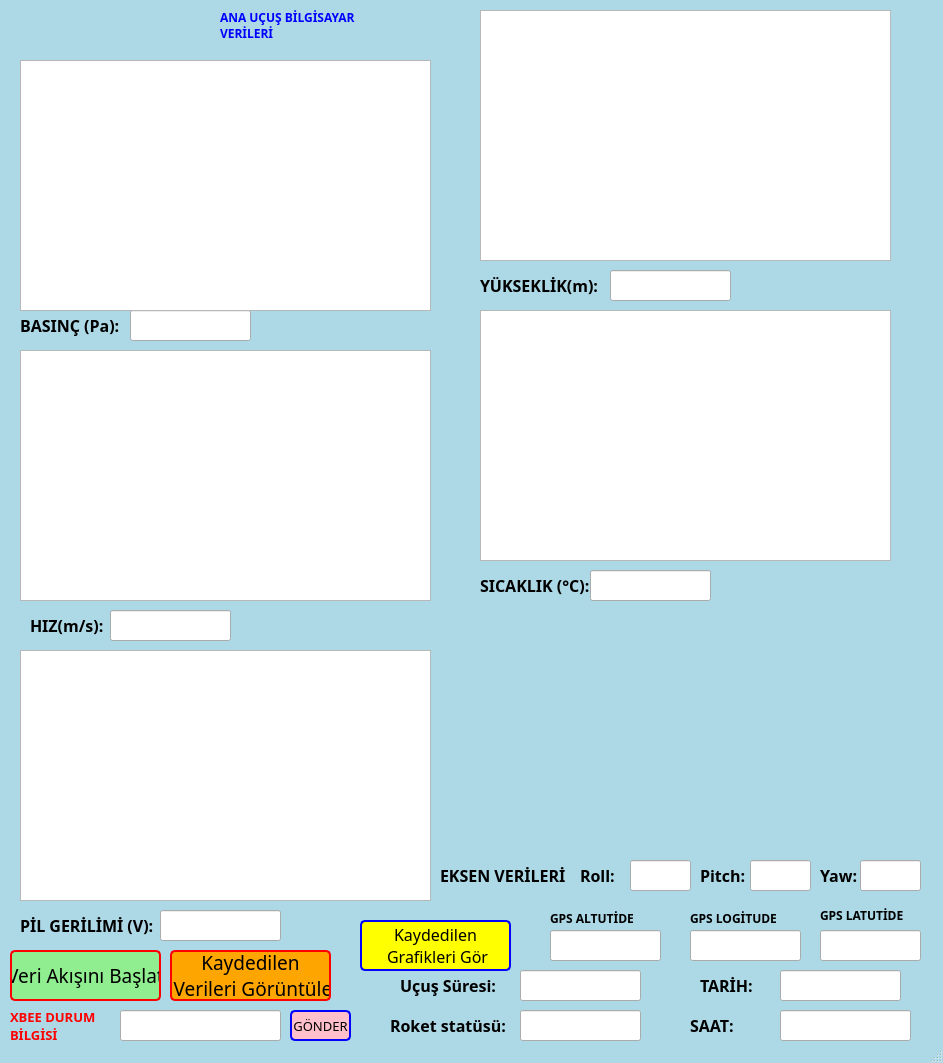
<?xml version="1.0" encoding="UTF-8"?>
<ui version="4.0">
 <class>mainWindow</class>
 <widget class="QMainWindow" name="mainWindow">
  <property name="geometry">
   <rect>
    <x>0</x>
    <y>0</y>
    <width>943</width>
    <height>1063</height>
   </rect>
  </property>
  <property name="sizePolicy">
   <sizepolicy hsizetype="Preferred" vsizetype="Preferred">
    <horstretch>100</horstretch>
    <verstretch>100</verstretch>
   </sizepolicy>
  </property>
  <property name="windowTitle">
   <string>St Focount</string>
  </property>
  <property name="styleSheet">
   <string notr="true">QMainWindow{
background-color: lightblue;
}</string>
  </property>
  <widget class="QWidget" name="centralwidget">
   <widget class="QLabel" name="label_14">
    <property name="geometry">
     <rect>
      <x>220</x>
      <y>10</y>
      <width>161</width>
      <height>31</height>
     </rect>
    </property>
    <property name="font">
     <font>
      <family>Segoe UI Black</family>
      <pointsize>9</pointsize>
      <weight>75</weight>
      <bold>true</bold>
     </font>
    </property>
    <property name="styleSheet">
     <string notr="true">QLabel {
color:blue;
}</string>
    </property>
    <property name="text">
     <string>ANA UÇUŞ BİLGİSAYAR 
VERİLERİ</string>
    </property>
   </widget>
   <widget class="QLabel" name="label_15">
    <property name="geometry">
     <rect>
      <x>480</x>
      <y>570</y>
      <width>121</width>
      <height>31</height>
     </rect>
    </property>
    <property name="font">
     <font>
      <family>Segoe UI Black</family>
      <pointsize>12</pointsize>
      <weight>75</weight>
      <bold>true</bold>
     </font>
    </property>
    <property name="text">
     <string>SICAKLIK (°C):</string>
    </property>
   </widget>
   <widget class="QLabel" name="label_16">
    <property name="geometry">
     <rect>
      <x>690</x>
      <y>910</y>
      <width>121</width>
      <height>16</height>
     </rect>
    </property>
    <property name="font">
     <font>
      <family>Segoe UI Black</family>
      <weight>75</weight>
      <bold>true</bold>
     </font>
    </property>
    <property name="text">
     <string>GPS LOGİTUDE</string>
    </property>
   </widget>
   <widget class="QLabel" name="label_17">
    <property name="geometry">
     <rect>
      <x>440</x>
      <y>860</y>
      <width>141</width>
      <height>31</height>
     </rect>
    </property>
    <property name="font">
     <font>
      <family>Segoe UI Black</family>
      <pointsize>12</pointsize>
      <weight>75</weight>
      <bold>true</bold>
     </font>
    </property>
    <property name="text">
     <string>EKSEN VERİLERİ</string>
    </property>
   </widget>
   <widget class="QLabel" name="label_23">
    <property name="geometry">
     <rect>
      <x>20</x>
      <y>310</y>
      <width>131</width>
      <height>31</height>
     </rect>
    </property>
    <property name="font">
     <font>
      <family>Segoe UI Black</family>
      <pointsize>12</pointsize>
      <weight>75</weight>
      <bold>true</bold>
     </font>
    </property>
    <property name="text">
     <string>BASINÇ (Pa):</string>
    </property>
   </widget>
   <widget class="QLineEdit" name="lineEdit_12">
    <property name="geometry">
     <rect>
      <x>820</x>
      <y>930</y>
      <width>101</width>
      <height>31</height>
     </rect>
    </property>
    <property name="font">
     <font>
      <pointsize>12</pointsize>
     </font>
    </property>
   </widget>
   <widget class="GraphicsLayoutWidget" name="graphicsView_6">
    <property name="geometry">
     <rect>
      <x>20</x>
      <y>650</y>
      <width>411</width>
      <height>251</height>
     </rect>
    </property>
   </widget>
   <widget class="QLineEdit" name="lineEdit_3">
    <property name="geometry">
     <rect>
      <x>130</x>
      <y>310</y>
      <width>121</width>
      <height>31</height>
     </rect>
    </property>
    <property name="font">
     <font>
      <pointsize>12</pointsize>
      <weight>75</weight>
      <bold>true</bold>
     </font>
    </property>
   </widget>
   <widget class="QLabel" name="label_24">
    <property name="geometry">
     <rect>
      <x>550</x>
      <y>910</y>
      <width>121</width>
      <height>16</height>
     </rect>
    </property>
    <property name="font">
     <font>
      <family>Segoe UI Black</family>
      <weight>75</weight>
      <bold>true</bold>
     </font>
    </property>
    <property name="text">
     <string>GPS ALTUTİDE</string>
    </property>
   </widget>
   <widget class="QLabel" name="label_25">
    <property name="geometry">
     <rect>
      <x>820</x>
      <y>860</y>
      <width>51</width>
      <height>31</height>
     </rect>
    </property>
    <property name="font">
     <font>
      <family>Segoe UI Black</family>
      <pointsize>12</pointsize>
      <weight>75</weight>
      <bold>true</bold>
     </font>
    </property>
    <property name="text">
     <string>Yaw:</string>
    </property>
   </widget>
   <widget class="QLineEdit" name="lineEdit_18">
    <property name="geometry">
     <rect>
      <x>520</x>
      <y>970</y>
      <width>121</width>
      <height>31</height>
     </rect>
    </property>
    <property name="font">
     <font>
      <pointsize>12</pointsize>
     </font>
    </property>
    <property name="text">
     <string/>
    </property>
   </widget>
   <widget class="QLabel" name="label_26">
    <property name="geometry">
     <rect>
      <x>20</x>
      <y>910</y>
      <width>151</width>
      <height>31</height>
     </rect>
    </property>
    <property name="font">
     <font>
      <family>Segoe UI Black</family>
      <pointsize>12</pointsize>
      <weight>75</weight>
      <bold>true</bold>
     </font>
    </property>
    <property name="text">
     <string>PİL GERİLİMİ (V):</string>
    </property>
   </widget>
   <widget class="QLineEdit" name="lineEdit_14">
    <property name="geometry">
     <rect>
      <x>160</x>
      <y>910</y>
      <width>121</width>
      <height>31</height>
     </rect>
    </property>
    <property name="font">
     <font>
      <pointsize>12</pointsize>
      <weight>75</weight>
      <bold>true</bold>
     </font>
    </property>
   </widget>
   <widget class="QLabel" name="label_27">
    <property name="geometry">
     <rect>
      <x>820</x>
      <y>900</y>
      <width>121</width>
      <height>31</height>
     </rect>
    </property>
    <property name="font">
     <font>
      <family>Segoe UI Black</family>
      <weight>75</weight>
      <bold>true</bold>
     </font>
    </property>
    <property name="text">
     <string>GPS LATUTİDE</string>
    </property>
   </widget>
   <widget class="GraphicsLayoutWidget" name="graphicsView_7">
    <property name="geometry">
     <rect>
      <x>20</x>
      <y>350</y>
      <width>411</width>
      <height>251</height>
     </rect>
    </property>
   </widget>
   <widget class="QLineEdit" name="lineEdit_20">
    <property name="geometry">
     <rect>
      <x>520</x>
      <y>1010</y>
      <width>121</width>
      <height>31</height>
     </rect>
    </property>
    <property name="font">
     <font>
      <pointsize>12</pointsize>
      <weight>75</weight>
      <bold>true</bold>
     </font>
    </property>
    <property name="text">
     <string/>
    </property>
   </widget>
   <widget class="QLabel" name="label_28">
    <property name="geometry">
     <rect>
      <x>390</x>
      <y>1010</y>
      <width>131</width>
      <height>31</height>
     </rect>
    </property>
    <property name="font">
     <font>
      <family>Segoe UI Black</family>
      <pointsize>12</pointsize>
      <weight>75</weight>
      <bold>true</bold>
     </font>
    </property>
    <property name="text">
     <string>Roket statüsü:</string>
    </property>
   </widget>
   <widget class="QLineEdit" name="lineEdit_21">
    <property name="geometry">
     <rect>
      <x>630</x>
      <y>860</y>
      <width>61</width>
      <height>31</height>
     </rect>
    </property>
    <property name="font">
     <font>
      <pointsize>12</pointsize>
      <weight>75</weight>
      <bold>true</bold>
     </font>
    </property>
   </widget>
   <widget class="GraphicsLayoutWidget" name="graphicsView_8">
    <property name="geometry">
     <rect>
      <x>480</x>
      <y>10</y>
      <width>411</width>
      <height>251</height>
     </rect>
    </property>
   </widget>
   <widget class="QLineEdit" name="lineEdit_22">
    <property name="geometry">
     <rect>
      <x>110</x>
      <y>610</y>
      <width>121</width>
      <height>31</height>
     </rect>
    </property>
    <property name="font">
     <font>
      <pointsize>12</pointsize>
      <weight>75</weight>
      <bold>true</bold>
     </font>
    </property>
   </widget>
   <widget class="QLineEdit" name="lineEdit_23">
    <property name="geometry">
     <rect>
      <x>610</x>
      <y>270</y>
      <width>121</width>
      <height>31</height>
     </rect>
    </property>
    <property name="font">
     <font>
      <pointsize>12</pointsize>
      <weight>75</weight>
      <bold>true</bold>
     </font>
    </property>
   </widget>
   <widget class="QLineEdit" name="lineEdit_24">
    <property name="geometry">
     <rect>
      <x>590</x>
      <y>570</y>
      <width>121</width>
      <height>31</height>
     </rect>
    </property>
    <property name="font">
     <font>
      <pointsize>12</pointsize>
      <weight>75</weight>
      <bold>true</bold>
     </font>
    </property>
    <property name="text">
     <string/>
    </property>
   </widget>
   <widget class="QLabel" name="label_30">
    <property name="geometry">
     <rect>
      <x>400</x>
      <y>970</y>
      <width>131</width>
      <height>31</height>
     </rect>
    </property>
    <property name="font">
     <font>
      <family>Segoe UI Black</family>
      <pointsize>12</pointsize>
      <weight>75</weight>
      <bold>true</bold>
     </font>
    </property>
    <property name="text">
     <string>Uçuş Süresi:</string>
    </property>
   </widget>
   <widget class="QLabel" name="label_31">
    <property name="geometry">
     <rect>
      <x>480</x>
      <y>270</y>
      <width>131</width>
      <height>31</height>
     </rect>
    </property>
    <property name="font">
     <font>
      <family>Segoe UI Black</family>
      <pointsize>12</pointsize>
      <weight>75</weight>
      <bold>true</bold>
     </font>
    </property>
    <property name="text">
     <string>YÜKSEKLİK(m):</string>
    </property>
   </widget>
   <widget class="QLineEdit" name="lineEdit_25">
    <property name="geometry">
     <rect>
      <x>860</x>
      <y>860</y>
      <width>61</width>
      <height>31</height>
     </rect>
    </property>
    <property name="font">
     <font>
      <pointsize>12</pointsize>
      <weight>75</weight>
      <bold>true</bold>
     </font>
    </property>
   </widget>
   <widget class="QLabel" name="label_32">
    <property name="geometry">
     <rect>
      <x>580</x>
      <y>860</y>
      <width>51</width>
      <height>31</height>
     </rect>
    </property>
    <property name="font">
     <font>
      <family>Segoe UI Black</family>
      <pointsize>12</pointsize>
      <weight>75</weight>
      <bold>true</bold>
     </font>
    </property>
    <property name="text">
     <string>Roll:</string>
    </property>
   </widget>
   <widget class="GraphicsLayoutWidget" name="graphicsView_9">
    <property name="geometry">
     <rect>
      <x>480</x>
      <y>310</y>
      <width>411</width>
      <height>251</height>
     </rect>
    </property>
   </widget>
   <widget class="GraphicsLayoutWidget" name="graphicsView_10">
    <property name="geometry">
     <rect>
      <x>20</x>
      <y>60</y>
      <width>411</width>
      <height>251</height>
     </rect>
    </property>
   </widget>
   <widget class="QLabel" name="label_33">
    <property name="geometry">
     <rect>
      <x>700</x>
      <y>860</y>
      <width>51</width>
      <height>31</height>
     </rect>
    </property>
    <property name="font">
     <font>
      <family>Segoe UI Black</family>
      <pointsize>12</pointsize>
      <weight>75</weight>
      <bold>true</bold>
     </font>
    </property>
    <property name="text">
     <string>Pitch:</string>
    </property>
   </widget>
   <widget class="QPushButton" name="verigor1">
    <property name="geometry">
     <rect>
      <x>170</x>
      <y>950</y>
      <width>161</width>
      <height>51</height>
     </rect>
    </property>
    <property name="font">
     <font>
      <family>MS Shell Dlg 2 bolt</family>
      <pointsize>14</pointsize>
      <weight>9</weight>
      <italic>false</italic>
      <bold>false</bold>
     </font>
    </property>
    <property name="styleSheet">
     <string notr="true">QPushButton{
font: 75 14pt &quot;MS Shell Dlg 2&quot;bolt;
background-color: orange;
    border: 2px solid red;
    border-radius: 5px;
}
QPushButton:pressed {
    background-color: rgb(255, 61, 80);
    border-style: inset;
}</string>
    </property>
    <property name="text">
     <string>Kaydedilen
 Verileri Görüntüle</string>
    </property>
    <property name="autoDefault">
     <bool>true</bool>
    </property>
   </widget>
   <widget class="QLineEdit" name="lineEdit_26">
    <property name="geometry">
     <rect>
      <x>690</x>
      <y>930</y>
      <width>111</width>
      <height>31</height>
     </rect>
    </property>
    <property name="font">
     <font>
      <pointsize>12</pointsize>
     </font>
    </property>
   </widget>
   <widget class="QLabel" name="label_34">
    <property name="geometry">
     <rect>
      <x>30</x>
      <y>610</y>
      <width>111</width>
      <height>31</height>
     </rect>
    </property>
    <property name="font">
     <font>
      <family>Segoe UI Black</family>
      <pointsize>12</pointsize>
      <weight>75</weight>
      <bold>true</bold>
     </font>
    </property>
    <property name="text">
     <string>HIZ(m/s):</string>
    </property>
   </widget>
   <widget class="QLineEdit" name="lineEdit_27">
    <property name="geometry">
     <rect>
      <x>550</x>
      <y>930</y>
      <width>111</width>
      <height>31</height>
     </rect>
    </property>
    <property name="font">
     <font>
      <pointsize>12</pointsize>
     </font>
    </property>
    <property name="styleSheet">
     <string notr="true">QString{background-color: rgb(233, 99, 0); }</string>
    </property>
   </widget>
   <widget class="QPushButton" name="veribaslat1">
    <property name="geometry">
     <rect>
      <x>10</x>
      <y>950</y>
      <width>151</width>
      <height>51</height>
     </rect>
    </property>
    <property name="font">
     <font>
      <family>MS Shell Dlg 2 bolt</family>
      <pointsize>14</pointsize>
      <weight>9</weight>
      <italic>false</italic>
      <bold>false</bold>
     </font>
    </property>
    <property name="styleSheet">
     <string notr="true">QPushButton{
font: 75 14pt &quot;MS Shell Dlg 2&quot;bolt;
background-color: lightgreen;
    border: 2px solid red;
    border-radius: 5px;
}
QPushButton:pressed {
    background-color: rgb(255, 61, 80);
    border-style: inset;
}</string>
    </property>
    <property name="text">
     <string>Veri Akışını Başlat</string>
    </property>
    <property name="autoDefault">
     <bool>true</bool>
    </property>
   </widget>
   <widget class="QLineEdit" name="lineEdit_28">
    <property name="geometry">
     <rect>
      <x>750</x>
      <y>860</y>
      <width>61</width>
      <height>31</height>
     </rect>
    </property>
    <property name="font">
     <font>
      <pointsize>12</pointsize>
      <weight>75</weight>
      <bold>true</bold>
     </font>
    </property>
   </widget>
   <widget class="QPushButton" name="graf">
    <property name="geometry">
     <rect>
      <x>360</x>
      <y>920</y>
      <width>151</width>
      <height>51</height>
     </rect>
    </property>
    <property name="font">
     <font>
      <family>MS Shell Dlg 2 bolt</family>
      <pointsize>12</pointsize>
      <weight>9</weight>
      <italic>false</italic>
      <bold>false</bold>
     </font>
    </property>
    <property name="styleSheet">
     <string notr="true">QPushButton{
font: 75 12pt &quot;MS Shell Dlg 2&quot;bolt;
background-color:yellow;
    border: 2px solid blue;
    border-radius: 5px;
}
QPushButton:pressed {
    background-color: rgb(255, 61, 80);
    border-style: inset;
}
</string>
    </property>
    <property name="text">
     <string>Kaydedilen
 Grafikleri Gör</string>
    </property>
   </widget>
   <widget class="QLineEdit" name="tarih1">
    <property name="geometry">
     <rect>
      <x>780</x>
      <y>970</y>
      <width>121</width>
      <height>31</height>
     </rect>
    </property>
    <property name="font">
     <font>
      <pointsize>11</pointsize>
      <weight>75</weight>
      <bold>true</bold>
     </font>
    </property>
   </widget>
   <widget class="QLineEdit" name="saat1">
    <property name="geometry">
     <rect>
      <x>780</x>
      <y>1010</y>
      <width>131</width>
      <height>31</height>
     </rect>
    </property>
    <property name="font">
     <font>
      <pointsize>12</pointsize>
      <weight>75</weight>
      <bold>true</bold>
     </font>
    </property>
   </widget>
   <widget class="QLabel" name="label_12">
    <property name="geometry">
     <rect>
      <x>690</x>
      <y>1010</y>
      <width>141</width>
      <height>31</height>
     </rect>
    </property>
    <property name="font">
     <font>
      <family>Segoe UI Black</family>
      <pointsize>12</pointsize>
      <weight>75</weight>
      <bold>true</bold>
     </font>
    </property>
    <property name="text">
     <string>SAAT:</string>
    </property>
   </widget>
   <widget class="QLabel" name="label_11">
    <property name="geometry">
     <rect>
      <x>700</x>
      <y>970</y>
      <width>131</width>
      <height>31</height>
     </rect>
    </property>
    <property name="font">
     <font>
      <family>Segoe UI Black</family>
      <pointsize>12</pointsize>
      <weight>75</weight>
      <bold>true</bold>
     </font>
    </property>
    <property name="text">
     <string>TARİH:</string>
    </property>
   </widget>
   <widget class="QLabel" name="label_18">
    <property name="geometry">
     <rect>
      <x>10</x>
      <y>1010</y>
      <width>101</width>
      <height>31</height>
     </rect>
    </property>
    <property name="font">
     <font>
      <family>Segoe UI Black</family>
      <pointsize>10</pointsize>
      <weight>75</weight>
      <bold>true</bold>
     </font>
    </property>
    <property name="styleSheet">
     <string notr="true">QLabel {
color:red;
}</string>
    </property>
    <property name="text">
     <string>XBEE DURUM 
BİLGİSİ</string>
    </property>
   </widget>
   <widget class="QLineEdit" name="lineEdit_29">
    <property name="geometry">
     <rect>
      <x>120</x>
      <y>1010</y>
      <width>161</width>
      <height>31</height>
     </rect>
    </property>
    <property name="font">
     <font>
      <pointsize>10</pointsize>
      <weight>75</weight>
      <bold>true</bold>
     </font>
    </property>
    <property name="text">
     <string/>
    </property>
   </widget>
   <widget class="QPushButton" name="gonder">
    <property name="geometry">
     <rect>
      <x>290</x>
      <y>1010</y>
      <width>61</width>
      <height>31</height>
     </rect>
    </property>
    <property name="font">
     <font>
      <family>MS Shell Dlg 2 bolt</family>
      <pointsize>10</pointsize>
      <weight>9</weight>
      <italic>false</italic>
      <bold>false</bold>
     </font>
    </property>
    <property name="styleSheet">
     <string notr="true">QPushButton{
font: 75 10pt &quot;MS Shell Dlg 2&quot;bolt;
background-color:pink;
    border: 2px solid blue;
    border-radius: 5px;
}
QPushButton:pressed {
    background-color: rgb(255, 61, 80);
    border-style: inset;
}
</string>
    </property>
    <property name="text">
     <string>GÖNDER</string>
    </property>
   </widget>
  </widget>
  <widget class="QStatusBar" name="statusbar"/>
 </widget>
 <customwidgets>
  <customwidget>
   <class>GraphicsLayoutWidget</class>
   <extends>QGraphicsView</extends>
   <header>pyqtgraph.h</header>
  </customwidget>
 </customwidgets>
 <resources/>
 <connections/>
</ui>
